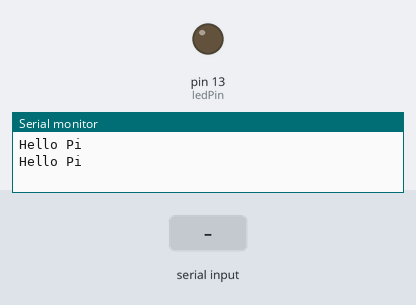
A sketch run on a simulated Arduino Uno, built with avr-gcc and run on an emulated ATmega328P. Shown: output pins drawn as LEDs (lit = HIGH), the last lines printed to the serial monitor. Inputs (shaded band) come from the test bench.

Above: at 1.2 s.
1.3 s: "90,45\n" received over Serial
At 2.05 s:
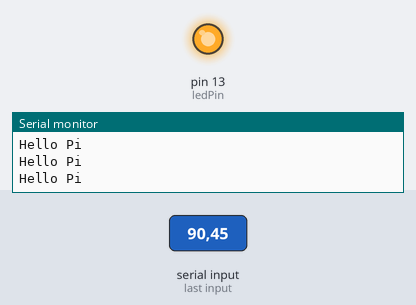
Timing chart, 0 to 10.3 s (numbered marks = the images above; inputs shaded):
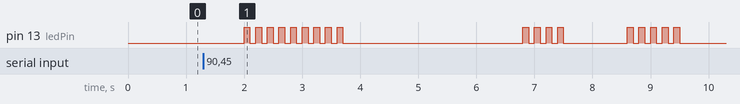

Measured:
- after the input at 1.3 s, pin 13 (ledPin): LOW → HIGH after 0.70 s, → LOW 0.10 s later, → HIGH 0.10 s later, → LOW 0.10 s later, … (36 changes in this stretch)

The sketch:

PiTest.ino
```cpp
const int ledPin = 13;

void setup()
{
  pinMode(ledPin, OUTPUT);
  Serial.begin(9600);
}

void loop()
{
  Serial.println("Hello Pi");
  if (Serial.available())
  {
     flash(Serial.read() - '0');
  }
  delay(1000);
}

void flash(int n)
{
  for (int i = 0; i < n; i++)
  {
    digitalWrite(ledPin, HIGH);
    delay(100);
    digitalWrite(ledPin, LOW);
    delay(100);
  }
}
```
